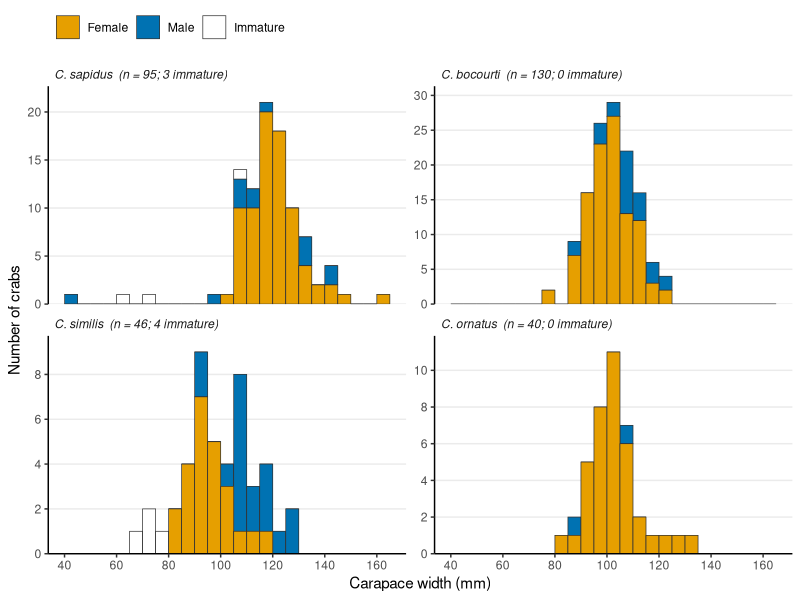
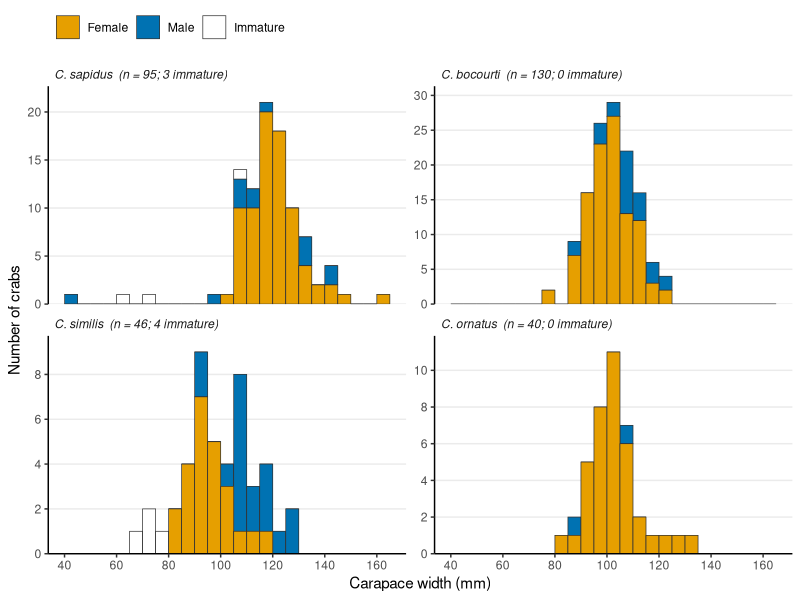

These charts were generated, in order, by the following R code:
# Size-frequency distributions (5-mm CW classes) of the four well-sampled
# Callinectes species, by sex, with individuals recorded as immature shown in white.
library(dplyr)
library(ggplot2)

crabs <- read.csv("../../data/clean/crabdata_clean_1.csv") %>%
  filter(species %in% c("Callinectes sapidus", "Callinectes bocourti",
                        "Callinectes similis", "Callinectes ornatus"),
         sex %in% c("F", "M"), !is.na(cw_spines_mm)) %>%
  mutate(species = factor(species, levels = c("Callinectes sapidus", "Callinectes bocourti",
                                              "Callinectes similis", "Callinectes ornatus"),
                          labels = c("C. sapidus", "C. bocourti", "C. similis", "C. ornatus")),
         group = case_when(maturity_coded == "immature" ~ "Immature",
                           sex == "F" ~ "Female", TRUE ~ "Male"),
         group = factor(group, levels = c("Immature", "Male", "Female")))

# panel label carries n and number immature
crabs <- crabs %>% group_by(species) %>%
  mutate(panel = sprintf("%s  (n = %d; %d immature)", species, n(), sum(group == "Immature"))) %>%
  ungroup() %>% mutate(panel = factor(panel, levels = unique(panel[order(species)])))

p <- ggplot(crabs, aes(cw_spines_mm, fill = group)) +
  geom_histogram(binwidth = 5, boundary = 0, colour = "grey20", linewidth = 0.25, position = "stack") +
  scale_fill_manual(values = c(Female = "#E69F00", Male = "#0072B2", Immature = "white"),
                    breaks = c("Female", "Male", "Immature"), name = NULL) +
  scale_x_continuous(breaks = seq(40, 160, 20), limits = c(40, 165)) +
  scale_y_continuous(breaks = function(l) seq(0, floor(l[2]), by = ifelse(l[2] > 15, 5, 2)), expand = expansion(mult = c(0, 0.08))) +
  facet_wrap(~ panel, ncol = 2, scales = "free_y") +
  labs(x = "Carapace width (mm)", y = "Number of crabs") +
  theme_classic(base_size = 11) +
  theme(strip.background = element_blank(), strip.text = element_text(face = "italic", hjust = 0),
        legend.position = "top", legend.justification = "left", panel.grid.major.y = element_line(colour = "grey92"))

ggsave("Fig6_size_frequency.png", p, width = 7, height = 5.5, dpi = 300)
ggsave("Fig6_size_frequency.pdf", p, width = 7, height = 5.5)
